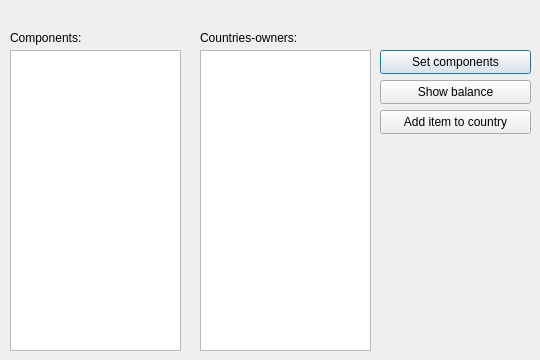
<?xml version="1.0" encoding="UTF-8"?>
<ui version="4.0">
 <class>InfoItem</class>
 <widget class="QDialog" name="InfoItem">
  <property name="geometry">
   <rect>
    <x>0</x>
    <y>0</y>
    <width>540</width>
    <height>360</height>
   </rect>
  </property>
  <property name="windowTitle">
   <string>Dialog</string>
  </property>
  <widget class="QLabel" name="label">
   <property name="geometry">
    <rect>
     <x>10</x>
     <y>10</y>
     <width>141</width>
     <height>16</height>
    </rect>
   </property>
   <property name="styleSheet">
    <string notr="true">color: red;</string>
   </property>
   <property name="text">
    <string/>
   </property>
  </widget>
  <widget class="QLabel" name="label_2">
   <property name="geometry">
    <rect>
     <x>10</x>
     <y>30</y>
     <width>171</width>
     <height>16</height>
    </rect>
   </property>
   <property name="text">
    <string>Components:</string>
   </property>
  </widget>
  <widget class="QListWidget" name="listWidget">
   <property name="geometry">
    <rect>
     <x>10</x>
     <y>50</y>
     <width>171</width>
     <height>301</height>
    </rect>
   </property>
  </widget>
  <widget class="QPushButton" name="pushButton">
   <property name="geometry">
    <rect>
     <x>380</x>
     <y>50</y>
     <width>151</width>
     <height>24</height>
    </rect>
   </property>
   <property name="text">
    <string>Set components</string>
   </property>
  </widget>
  <widget class="QPushButton" name="pushButton_2">
   <property name="geometry">
    <rect>
     <x>380</x>
     <y>80</y>
     <width>151</width>
     <height>24</height>
    </rect>
   </property>
   <property name="text">
    <string>Show balance</string>
   </property>
  </widget>
  <widget class="QPushButton" name="pushButton_3">
   <property name="geometry">
    <rect>
     <x>380</x>
     <y>110</y>
     <width>151</width>
     <height>24</height>
    </rect>
   </property>
   <property name="text">
    <string>Add item to country</string>
   </property>
  </widget>
  <widget class="QListWidget" name="listWidget_2">
   <property name="geometry">
    <rect>
     <x>200</x>
     <y>50</y>
     <width>171</width>
     <height>301</height>
    </rect>
   </property>
  </widget>
  <widget class="QLabel" name="label_3">
   <property name="geometry">
    <rect>
     <x>200</x>
     <y>30</y>
     <width>171</width>
     <height>16</height>
    </rect>
   </property>
   <property name="text">
    <string>Countries-owners:</string>
   </property>
  </widget>
 </widget>
 <resources/>
 <connections/>
</ui>
